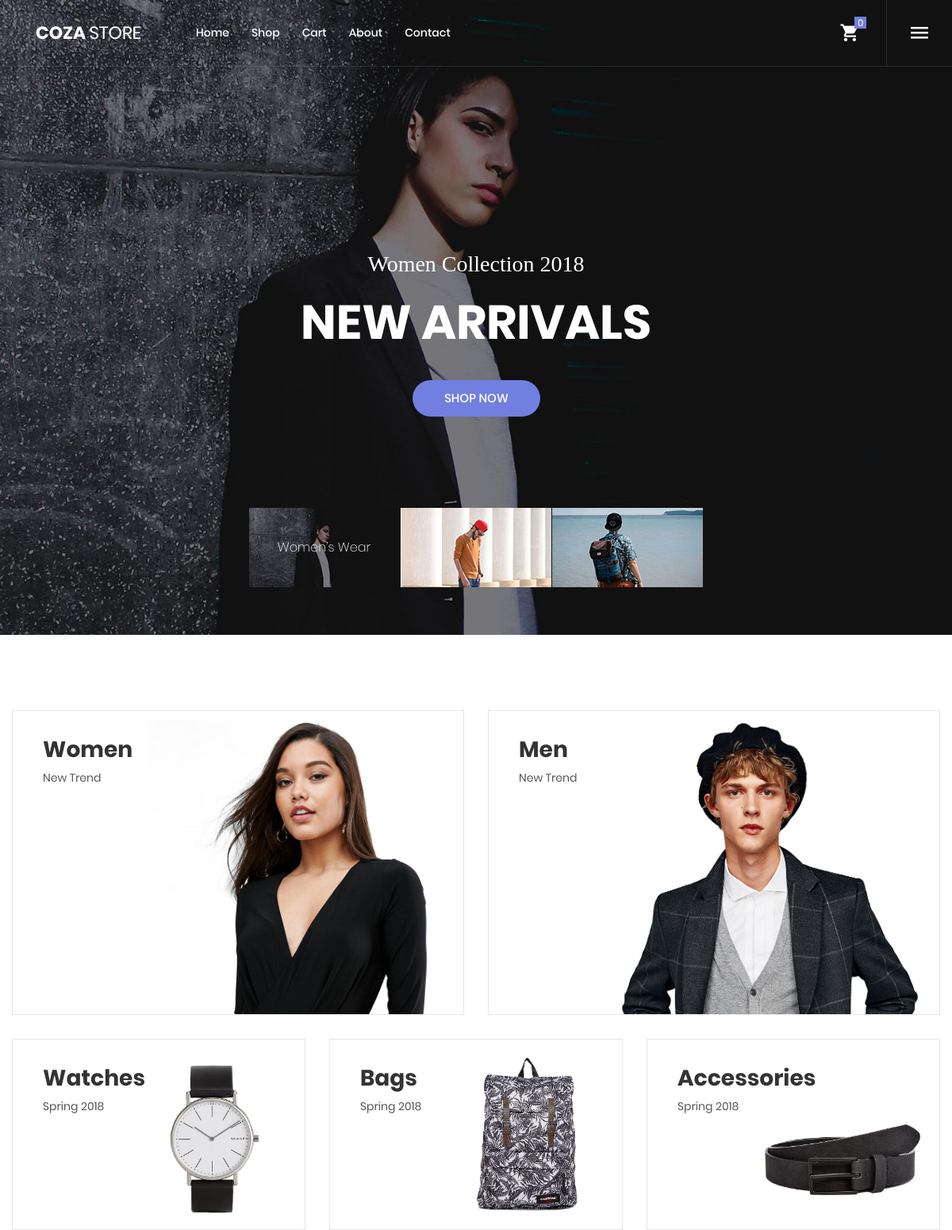
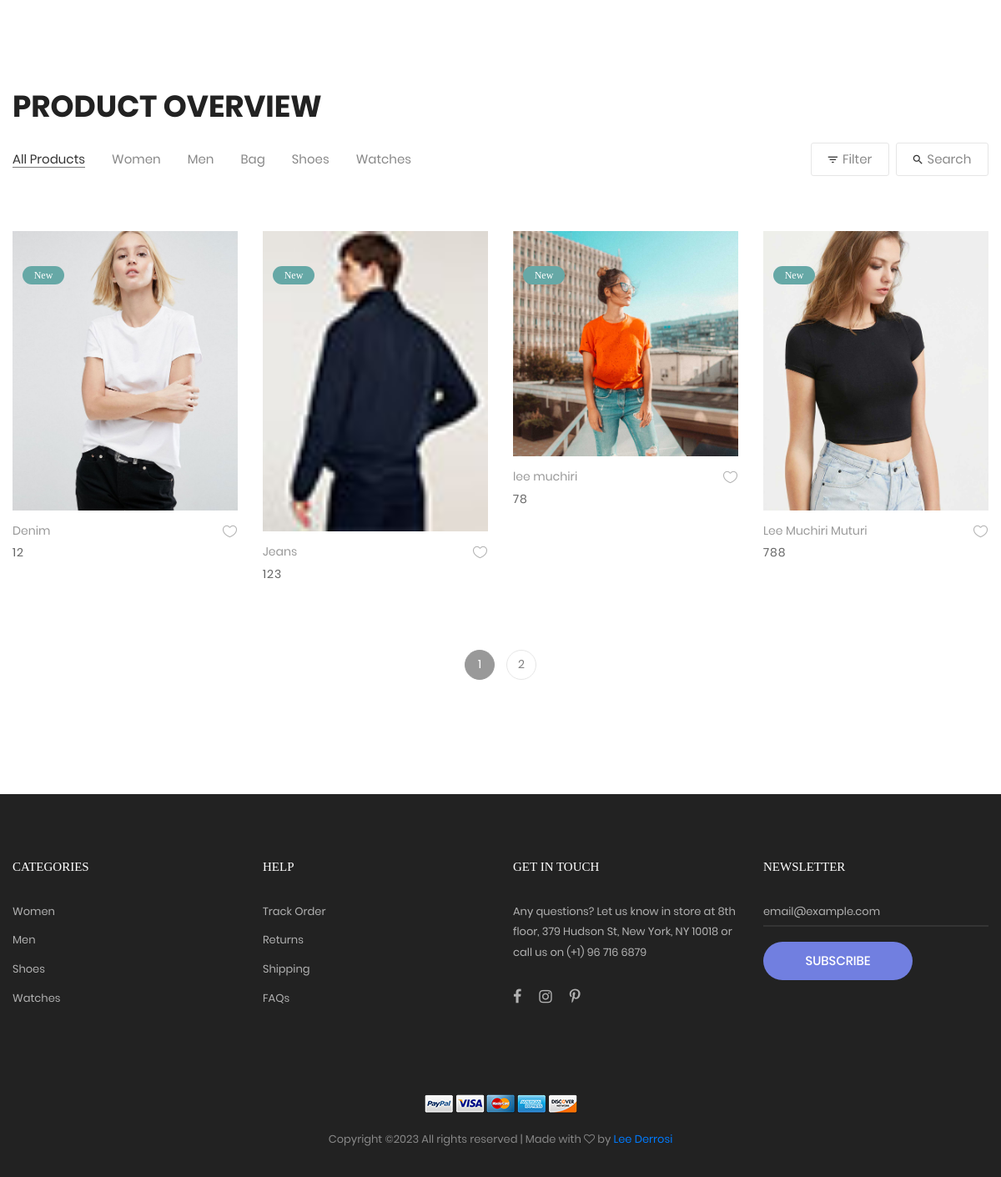
The page / on the database its author committed (2 pictures, top to bottom).
### ecom/models.py (models this page shows, shortened)
class Product(models.Model):
    name = models.CharField(max_length=40)
    description = models.TextField()
    price = models.PositiveIntegerField()
    banner_image = models.ImageField(upload_to='product_image/')
    image2 = models.ImageField(upload_to='product_image/', null=True, blank=True)
    image3 = models.ImageField(upload_to='product_image/', null=True, blank=True)
    image4 = models.ImageField(upload_to='product_image/', null=True, blank=True)
    image5 = models.ImageField(upload_to='product_image/', null=True, blank=True)

### ecom/views.py (the view)
# urls.py: path('', views.home, name='home'),
def home(request):
    products = models.Product.objects.all()
    if 'product_ids' in request.COOKIES:
        products_ids = request.COOKIES['product_ids']
        counter = products_ids.split('|')
        product_count_in_cart = len(set(counter))
    else:
        product_count_in_cart = 0
    if request.user.is_authenticated:
        return HttpResponseRedirect('afterlogin')
    return render(request, 'BaseTemplates/index.html',
                  {'products': products, 'product_count_in_cart': product_count_in_cart})

### templates/BaseTemplates/index.html (shortened to what this page needs)
{% extends 'BaseTemplates/base.html' %}
{% block body %}
    {% include 'BaseTemplates/navbar/navbar.html' %}
    {% load static %}
    <body class="animsition">
    <section class="section-slide">
        <div class="wrap-slick1 rs2-slick1">
            <div class="slick1">
                <div class="item-slick1 bg-overlay1" style="background-image: url({% static 'images/slide-05.jpg' %});"
                     data-thumb="{% static 'images/thumb-01.jpg' %}" data-caption="Women’s Wear">
                    <div class="container h-full">
                        <div class="flex-col-c-m h-full p-t-100 p-b-60 respon5">
                            <div class="layer-slick1 animated visible-false" data-appear="fadeInDown" data-delay="0">
								<span class="ltext-202 txt-center cl0 respon2">
									Women Collection 2018
								</span>
                            </div>
                            <div class="layer-slick1 animated visible-false" data-appear="fadeInUp" data-delay="800">
                                <h2 class="ltext-104 txt-center cl0 p-t-22 p-b-40 respon1">
                                    New arrivals
                                </h2>
                            </div>
                            <div class="layer-slick1 animated visible-false" data-appear="zoomIn" data-delay="1600">
                                <a href="product.html"
                                   class="flex-c-m stext-101 cl0 size-101 bg1 bor1 hov-btn2 p-lr-15 trans-04">
                                    Shop Now
                                </a>
                            </div>
                        </div>
                    </div>
                </div>
            </div>
            <div class="wrap-slick1-dots p-lr-10"></div>
        </div>
    </section>
    <div class="sec-banner bg0 p-t-95 p-b-55">
        <div class="container">
            <div class="row">
                <div class="col-md-6 p-b-30 m-lr-auto">
                    <div class="block1 wrap-pic-w">
                        <img src="{% static 'images/banner-04.jpg' %}" alt="IMG-BANNER">
                        <a href="product.html"
                           class="block1-txt ab-t-l s-full flex-col-l-sb p-lr-38 p-tb-34 trans-03 respon3">
                            <div class="block1-txt-child1 flex-col-l">
								<span class="block1-name ltext-102 trans-04 p-b-8">
									Women
								</span>
                                <span class="block1-info stext-102 trans-04">
									New Trend
								</span>
                            </div>
                        </a>
                    </div>
                </div>
                <div class="col-md-6 p-b-30 m-lr-auto">
                    <div class="block1 wrap-pic-w">
                        <img src="{% static 'images/banner-05.jpg' %}" alt="IMG-BANNER">
                        <a href="product.html"
                           class="block1-txt ab-t-l s-full flex-col-l-sb p-lr-38 p-tb-34 trans-03 respon3">
                            <div class="block1-txt-child1 flex-col-l">
								<span class="block1-name ltext-102 trans-04 p-b-8">
									Men
								</span>
                                <span class="block1-info stext-102 trans-04">
									New Trend
								</span>
                            </div>
                        </a>
                    </div>
                </div>
                <div class="col-md-6 col-lg-4 p-b-30 m-lr-auto">
                    <div class="block1 wrap-pic-w">
                        <img src="{% static 'images/banner-07.jpg' %}" alt="IMG-BANNER">
                        <a href="product.html"
                           class="block1-txt ab-t-l s-full flex-col-l-sb p-lr-38 p-tb-34 trans-03 respon3">
                            <div class="block1-txt-child1 flex-col-l">
								<span class="block1-name ltext-102 trans-04 p-b-8">
									Watches
								</span>
                                <span class="block1-info stext-102 trans-04">
									Spring 2018
								</span>
                            </div>
                        </a>
                    </div>
                </div>
                <div class="col-md-6 col-lg-4 p-b-30 m-lr-auto">
                    <div class="block1 wrap-pic-w">
                        <img src="{% static 'images/banner-08.jpg' %}" alt="IMG-BANNER">
                        <a href="product.html"
                           class="block1-txt ab-t-l s-full flex-col-l-sb p-lr-38 p-tb-34 trans-03 respon3">
                            <div class="block1-txt-child1 flex-col-l">
								<span class="block1-name ltext-102 trans-04 p-b-8">
									Bags
								</span>
                                <span class="block1-info stext-102 trans-04">
									Spring 2018
								</span>
                            </div>
                        </a>
                    </div>
                </div>
                <div class="col-md-6 col-lg-4 p-b-30 m-lr-auto">
                    <div class="block1 wrap-pic-w">
                        <img src="{% static 'images/banner-09.jpg' %}" alt="IMG-BANNER">
                        <a href="product.html"
                           class="block1-txt ab-t-l s-full flex-col-l-sb p-lr-38 p-tb-34 trans-03 respon3">
                            <div class="block1-txt-child1 flex-col-l">
								<span class="block1-name ltext-102 trans-04 p-b-8">
									Accessories
								</span>
                                <span class="block1-info stext-102 trans-04">
									Spring 2018
								</span>
                            </div>
                        </a>
                    </div>
                </div>
            </div>
        </div>
    </div>
    <section class="bg0 p-t-23 p-b-130">
        <div class="container">
            <div class="p-b-10">
                <h3 class="ltext-103 cl5">
                    Product Overview
                </h3>
            </div>
            <div class="flex-w flex-sb-m p-b-52">
                <div class="flex-w flex-l-m filter-tope-group m-tb-10">
                    <button class="stext-106 cl6 hov1 bor3 trans-04 m-r-32 m-tb-5 how-active1" data-filter="*">
                        All Products
                    </button>
                    <button class="stext-106 cl6 hov1 bor3 trans-04 m-r-32 m-tb-5" data-filter=".women">
                        Women
                    </button>
                    <button class="stext-106 cl6 hov1 bor3 trans-04 m-r-32 m-tb-5" data-filter=".men">
                        Men
                    </button>
                    <button class="stext-106 cl6 hov1 bor3 trans-04 m-r-32 m-tb-5" data-filter=".bag">
                        Bag
                    </button>
                    <button class="stext-106 cl6 hov1 bor3 trans-04 m-r-32 m-tb-5" data-filter=".shoes">
                        Shoes
                    </button>
                    <button class="stext-106 cl6 hov1 bor3 trans-04 m-r-32 m-tb-5" data-filter=".watches">
                        Watches
                    </button>
                </div>
                <div class="flex-w flex-c-m m-tb-10">
                    <div class="flex-c-m stext-106 cl6 size-104 bor4 pointer hov-btn3 trans-04 m-r-8 m-tb-4 js-show-filter">
                        <i class="icon-filter cl2 m-r-6 fs-15 trans-04 zmdi zmdi-filter-list"></i>
                        Filter
                    </div>
                    <div class="flex-c-m stext-106 cl6 size-105 bor4 pointer hov-btn3 trans-04 m-tb-4 js-show-search">
                        <i class="icon-search cl2 m-r-6 fs-15 trans-04 zmdi zmdi-search"></i>
                        Search
                    </div>
                </div>
            </div>
            {%if products%}
            <div class="row isotope-grid">
                {% for p in products %}
                <div class="col-sm-6 col-md-4 col-lg-3 p-b-35 isotope-item women">
                    <div class="block2">
                        <div class="block2-pic hov-img0 label-new" data-label="New">
                            <img src="{{p.banner_image}}" alt="IMG-PRODUCT">
                        </div>
                        <div class="block2-txt flex-w flex-t p-t-14">
                            <div class="block2-txt-child1 flex-col-l ">
                                <a href="{% url 'product_detail' p.id %}" class="stext-104 cl4 hov-cl1 trans-04 js-name-b2 p-b-6">
                                    {{ p.name }}
                                </a>
                                <span class="stext-105 cl3">
									{{p.price}}
								</span>
                            </div>
                            <div class="block2-txt-child2 flex-r p-t-3">
                                <a href="#" class="btn-addwish-b2 dis-block pos-relative js-addwish-b2">
                                    <img class="icon-heart1 dis-block trans-04"
                                         src="{% static 'images/icons/icon-heart-01.png' %}" alt="ICON">
                                </a>
                            </div>
                        </div>
                    </div>
                </div>
            {% endfor %}
            </div>
            {%  endif %}
            <div class="flex-c-m flex-w w-full p-t-38">
                <a href="#" class="flex-c-m how-pagination1 trans-04 m-all-7 active-pagination1">
                    1
                </a>
                <a href="#" class="flex-c-m how-pagination1 trans-04 m-all-7">
                    2
                </a>
            </div>
        </div>
    </section>
{% include 'BaseTemplates/footer.html' %}
    </body>
{% endblock %}

### ecom/static/css/main.css (style rules this page uses)
.container { max-width: 1380px; }
@media (max-width: 1600px) { .container { max-width: 1200px; } }
.slick-slide { outline: none !important; }
.wrap-slick1 { position: relative; }
.item-slick1 { height: calc(100vh - 40px); background-size: cover; background-repeat: no-repeat; background-position: center center; }
.rs2-slick1 .item-slick1 { height: 100vh; }
.wrap-slick1-dots { position: absolute; width: 100%; left: 0; bottom: 60px; }
.block1 { position: relative; border: 1px solid #e6e6e6; }
.block1-txt { background-color: rgba(103,117,214,0.0); }
.block1-name { color: #333; }
.block1-info { color: #555; }
.block2-pic { position: relative; }
.block2-txt-child1 { width: calc(100% - 30px); }
.block2-txt-child2 { width: 30px; }
.label-new { position: relative; }
.label-new::after { content: attr(data-label); font-family: Montserrat-Regular; font-size: 12px; color: #fff; line-height: 1.2; display: -webkit-box; display: -webkit-flex; display: -moz-box; display: -ms-flexbox; display: flex; justify-content: center; align-items: center; position: absolute; min-width: 50px; height: 22px; border-radius: 11px; padding: 0 6px; background-color: #66a8a6; top: 42px; left: 12px; }
.cl0 { color: #fff; }
.cl2 { color: #333; }
.cl3 { color: #666; }
.cl4 { color: #999; }
.cl5 { color: #222; }
.cl6 { color: #888; }
.stext-101 { font-family: Poppins-Medium; font-size: 15px; line-height: 1.466667; text-transform: uppercase; }
.stext-102 { font-family: Poppins-Regular; font-size: 14px; line-height: 1.7; }
.stext-104 { font-family: Poppins-Regular; font-size: 14px; line-height: 1.466667; }
.stext-105 { font-family: Poppins-Regular; font-size: 14px; line-height: 1.466667; letter-spacing: 1px; }
.stext-106 { font-family: Poppins-Regular; font-size: 15px; line-height: 1.2; }
.ltext-102 { font-family: Poppins-Bold; font-size: 28px; line-height: 1.1; }
.ltext-103 { font-family: Poppins-Bold; font-size: 36px; line-height: 1.1; text-transform: uppercase; }
.ltext-104 { font-family: Poppins-Bold; font-size: 60px; line-height: 1.1; text-transform: uppercase; }
.ltext-202 { font-family: PlayfairDisplay-Regular; font-size: 28px; line-height: 1.2857; }
.size-101 { min-width: 161px; height: 46px; }
.size-104 { min-width: 94px; height: 40px; }
.size-105 { min-width: 111px; height: 40px; }
.bg0 { background-color: #ffffff; }
.bg1 { background-color: #717fe0; }
.bg-overlay1::before { content: ""; position: absolute; z-index: -100; display: block; width: 100%; height: 100%; top: 0; left: 0; background-color: #000; opacity: 0.5; }
.bor1 { border-radius: 23px; }
.bor3 { border-bottom: 1px solid transparent; }
.bor4 { border: 1px solid #e6e6e6; border-radius: 3px; }
.how-active1 { color: #333; border-color: #797979; }
.how-pagination1 { font-family: Poppins-Regular; font-size: 14px; color: #808080; width: 36px; height: 36px; border-radius: 50%; border: 1px solid #e6e6e6; }
.active-pagination1 { background-color: #999; border-color: #999; color: #fff; }
.hov-img0 { display: block; overflow: hidden; }
.hov-img0 img { width: 100%; -webkit-transition: transform 0.9s ease; -o-transition: transform 0.9s ease; -moz-transition: transform 0.9s ease; transition: transform 0.9s ease; }

### rows shown on the page
Product: banner_image (picture), name "Denim", price "12"
Product: banner_image (picture), name "Jeans", price "123"
Product: banner_image (picture), name "lee muchiri", price "78"
Product: banner_image (picture), name "Lee Muchiri Muturi", price "788"
